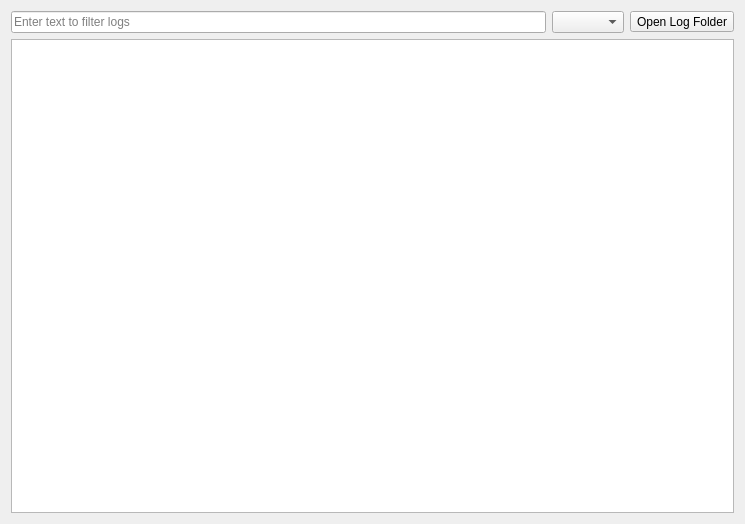
<?xml version="1.0" encoding="UTF-8"?>
<ui version="4.0">
 <class>Form</class>
 <widget class="QWidget" name="Form">
  <property name="geometry">
   <rect>
    <x>0</x>
    <y>0</y>
    <width>745</width>
    <height>524</height>
   </rect>
  </property>
  <property name="windowTitle">
   <string>Form</string>
  </property>
  <layout class="QVBoxLayout" name="verticalLayout">
   <item>
    <layout class="QHBoxLayout" name="horizontalLayout">
     <item>
      <widget class="QLineEdit" name="lineEdit_filter">
       <property name="toolTip">
        <string>Search text for filtering logs</string>
       </property>
       <property name="placeholderText">
        <string>Enter text to filter logs</string>
       </property>
       <property name="clearButtonEnabled">
        <bool>true</bool>
       </property>
      </widget>
     </item>
     <item>
      <widget class="QComboBox" name="comboBox_level">
       <property name="toolTip">
        <string>Set display logging level</string>
       </property>
      </widget>
     </item>
     <item>
      <widget class="QToolButton" name="toolButton_dir">
       <property name="text">
        <string>Open Log Folder</string>
       </property>
      </widget>
     </item>
    </layout>
   </item>
   <item>
    <widget class="QTextEdit" name="textEdit">
     <property name="readOnly">
      <bool>true</bool>
     </property>
    </widget>
   </item>
  </layout>
 </widget>
 <resources/>
 <connections/>
</ui>
